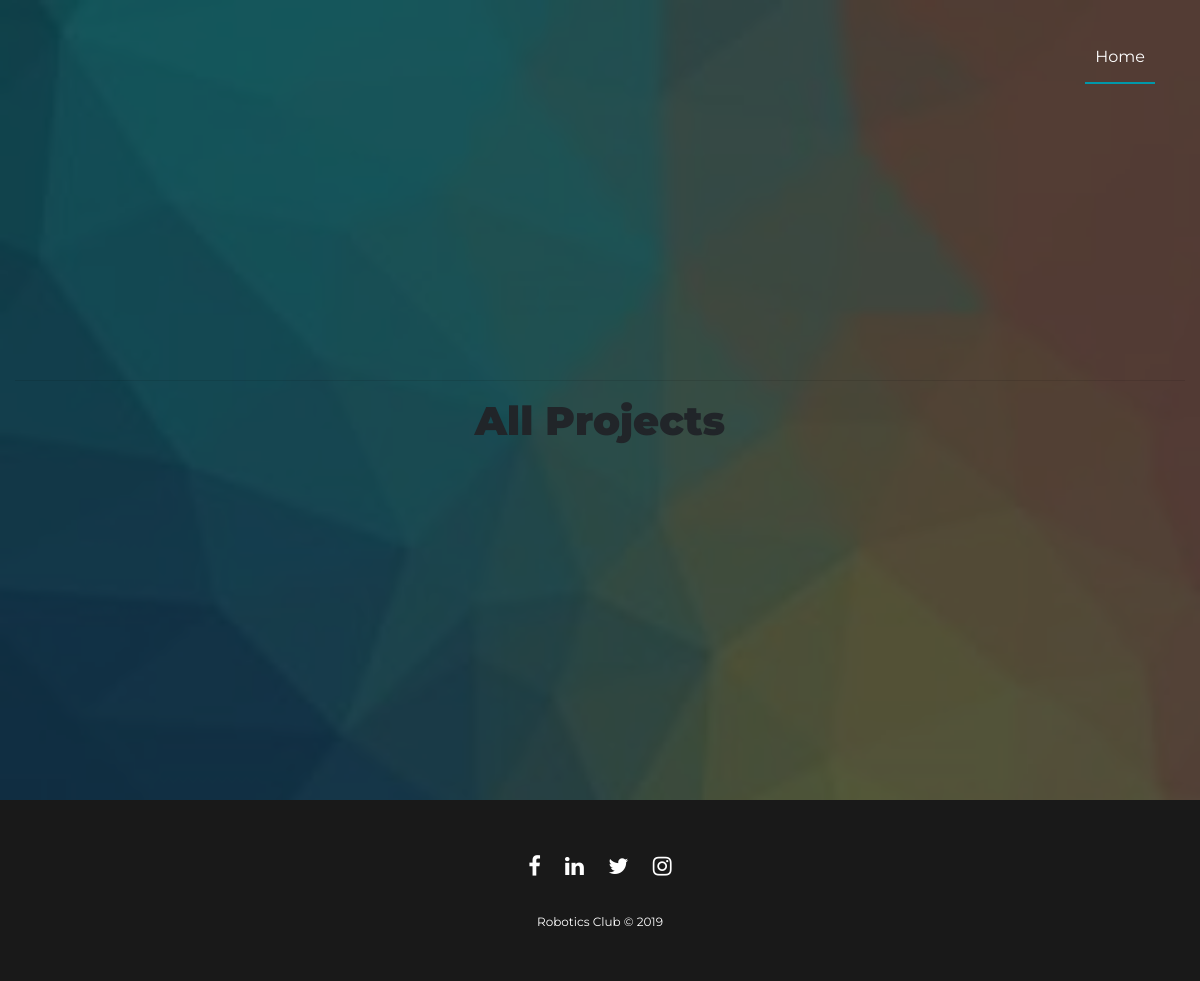
Before: /projects/ with the older database file.
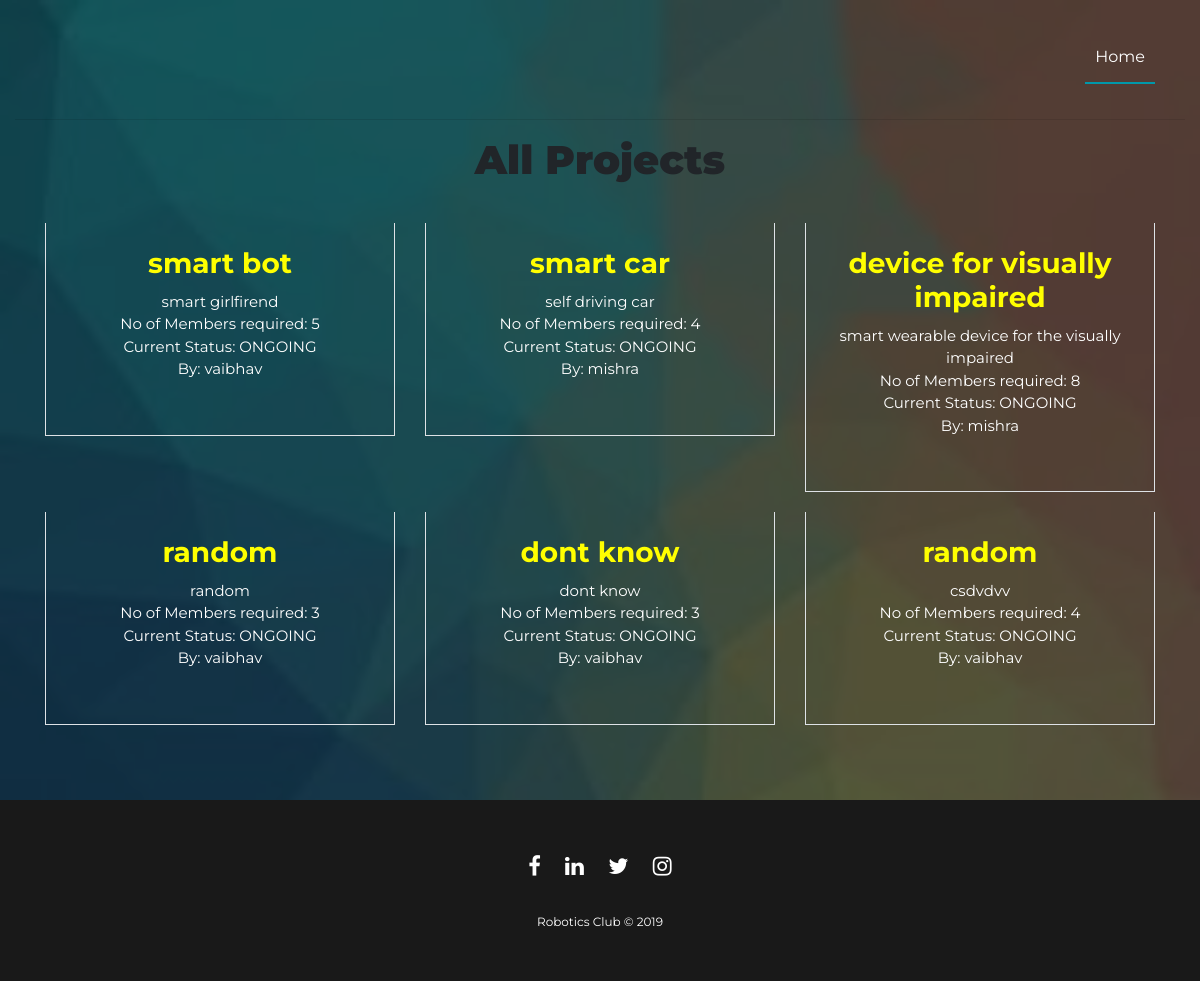
After: the same page with the newer database file.
### registration/models.py (models this page shows)
class Project(models.Model):
	user=models.ForeignKey(IITJUser,on_delete=models.CASCADE)
	topic=models.CharField(max_length=200)
	description=models.CharField(max_length=5000)
	number_of_members_required=models.IntegerField()
	status=models.CharField(max_length=10, choices=STATUS_CHOICES, default='ongoing')

class IITJUser(AbstractUser):
	contact=models.CharField(max_length=15)
	hostel = models.CharField(max_length=6, choices=COLOR_CHOICES, default='green')

### registration/views.py (the view)
# urls.py: url(r'^projects/$',stores_views.GeneralProjectsView.as_view(), name='allprojects'),
class GeneralProjectsView(ListView):
	template_name="projects_general.html"
	model=Project

### templates/projects_general.html (shortened to what this page needs)
{% extends "account/base.html" %}
{% load crispy_forms_tags %}
{% load i18n %}
{% block content %}
<br><br><br><br><hr>
<body>
		<h2><font style="text-align: center; font-size: 40px"><strong>All Projects</strong></font></h2><br>
<section class="ftco-section">
	<div class="container">
		<div class="row">
{% for project in object_list %}
          <div class="col-md-6 col-lg-4 ftco-animate" style="margin-bottom: 20px">
            <div class="blog-entry">
              <div class="text border border-top-0 p-4">
                <h3 class="heading" style="color: yellow">{{project.topic}}</h3>
                <p style="font-size:15px ">{{project.description}}
        		<br>No of Members required: {{project.number_of_members_required}}
        		<br>Current Status: {{project.status}}
        		<br>By: {{project.user.username}}</p>
              </div>
            </div>
          </div>
{% endfor %}
        </div>
	</div>
</section>
 <br><br>
</body>
{% endblock %}

Changed rows visible on the page:
added Project: topic "smart bot", description "smart girlfirend", number_of_members_required "5", status "ONGOING", user.username "vaibhav"
added Project: topic "smart car", description "self driving car", number_of_members_required "4", status "ONGOING", user.username "mishra"
added Project: topic "device for visually impaired", description "smart wearable device for the visually impaired", number_of_members_required "8", status "ONGOING", user.username "mishra"
added Project: topic "random", description "random", number_of_members_required "3", status "ONGOING", user.username "vaibhav"
added Project: topic "dont know", description "dont know", number_of_members_required "3", status "ONGOING", user.username "vaibhav"
added Project: topic "random", description "csdvdvv", number_of_members_required "4", status "ONGOING", user.username "vaibhav"
